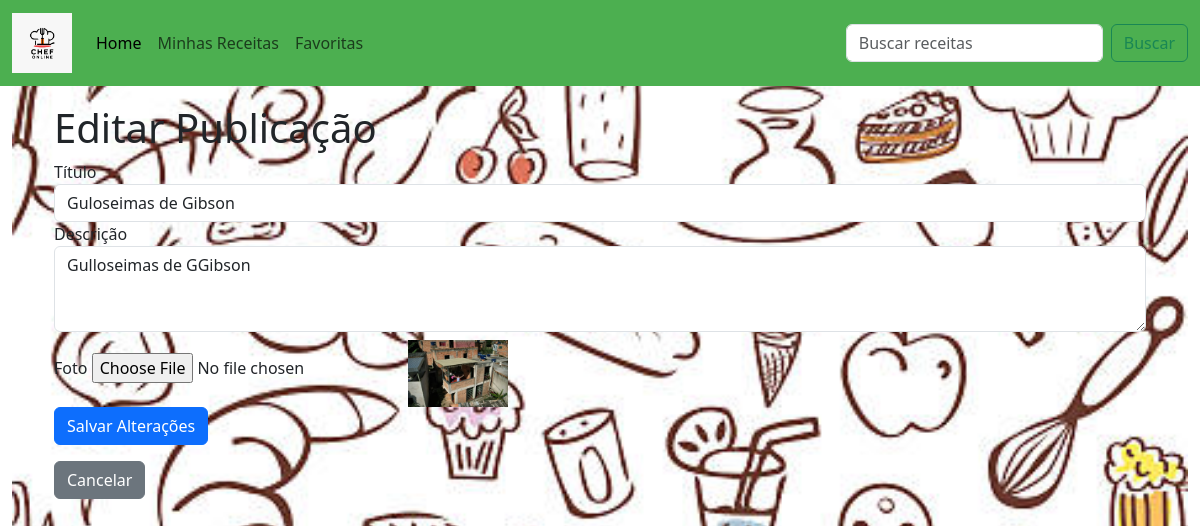
Page /editar/6/ (signed in) on the committed database.
### publicacoes/models.py (models this page shows, shortened)
class Publicacao(models.Model):
    titulo = models.CharField(max_length=255)
    descricao = models.TextField()
    foto = models.ImageField(upload_to='fotos_receitas/')
    autor = models.ForeignKey(User, on_delete=models.CASCADE)
    likes = models.PositiveIntegerField(default=0)  # Atributo curtidas
    data_criacao = models.DateTimeField(auto_now_add=True)

### publicacoes/views.py (the view, shortened to what this page needs)
# urls.py: path('editar/<int:pk>/', views.editar_publicacao, name='editar_publicacao'),
def editar_publicacao(request, pk):
    publicacao = get_object_or_404(Publicacao, pk=pk)
    if request.user != publicacao.autor:
        return HttpResponseForbidden("Você não tem permissão para editar esta publicação.")
    return render(request, 'editar_publicacao.html', {'publicacao': publicacao})

### publicacoes/templates/editar_publicacao.html (shortened to what this page needs)
{% extends 'base.html' %}
{% load static %}
{% block content %}
<div class="container mt-4">
    <h1>Editar Publicação</h1>
    <form method="post" enctype="multipart/form-data">
        <div class="form-group">
            <label for="titulo">Título</label>
            <input type="text" id="titulo" name="titulo" class="form-control" value="{{ publicacao.titulo }}" required>
        </div>
        <div class="form-group">
            <label for="descricao">Descrição</label>
            <textarea id="descricao" name="descricao" class="form-control" rows="3"
                required>{{ publicacao.descricao }}</textarea>
        </div>
        <div class="form-group">
            <label for="foto">Foto</label>
            <input type="file" id="foto" name="foto" class="form-control-file">
            {% if publicacao.foto %}
            <img src="{{ publicacao.foto.url }}" alt="Imagem atual" class="img-fluid mt-2" style="max-width: 100px;">
            {% endif %}
        </div>
        <button type="submit" class="btn btn-primary">Salvar Alterações</button>
    </form>
    <a href="{% url 'detalhes_publicacao' publicacao.pk %}" class="btn btn-secondary mt-3">Cancelar</a>
</div>
{% endblock %}

### rows in the picture
Publicacao: titulo "Guloseimas de Gibson", descricao "Gulloseimas de GGibson", foto (picture)
